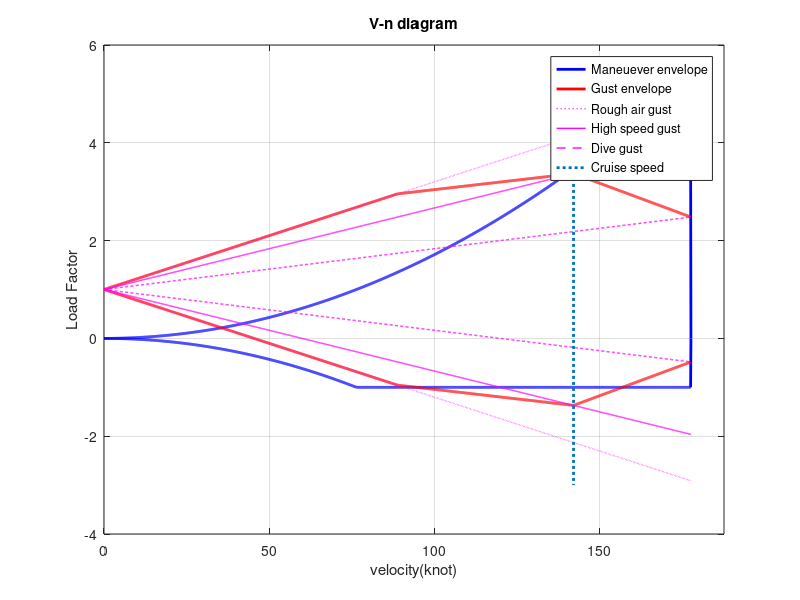

MATLAB code for this plot:



clear all
clc
close all
% 0.592 knot = 1 ft/s, 1 knot = 1.688 ft/s
% load factor = Total lift/ weight

d=0.001756; %density, slug/ft^3 , alt = 10000ft
cl=1.4;   %max lift coefficient
c = 4.43;  %mean aerodynamic chord, ft
b = 36; % wingspan
S= 176; % wing area, ft^2
AR = b^2/S; %aspect ratio 
W= 3600; %MTOW , lb
WL=W/S;  % wingload
g= 32.26; % gravity acceleration ft/s^2  
cla=4.42; % fig 3.4.14 find with AR and times 180/3.14
mu=(2*WL)/(d*g*c*cla); % mass ratio
k=(0.88*mu)/(5.3+mu); % gust alleviation factor in subsonic

u1=66; % rough air gust, ft/s, U_de
u2=50; % high speed gust, ft/s, U_de
u3=25; % dive speed gust, ft/s, U_de
vc = 142; %cruise speed, knots
vd = vc*1.25; % dive speed, typically vc*1.25
vb = vd/2; % maneuever speed at rough air gust
nlimit=2.1+24000/(W+10000); %maximum positive load factor, more than 2.1+24000/(W+10000)
nnlimit=-1; %maximum negative load factor

v=0 : 0.1 : vd; % velocity
n=(d*cl*((1.69*v).^2))/(2*WL); % load fator
nn=-n;

ng1 = 1+((k*u1*v*cla)/(498*WL)); %rough air gust load factor
ng2 = 1+((k*u2*v*cla)/(498*WL)); %high speed gust load factor
ng3 = 1+((k*u3*v*cla)/(498*WL)); %dive gust load factor
ng11 = 1-((k*u1*v*cla)/(498*WL)); %rough air gust load factor
ng22 = 1-((k*u2*v*cla)/(498*WL)); %high gust load factor
ng33 = 1-((k*u3*v*cla)/(498*WL)); %dive gust load factor



n( n > nlimit ) = nlimit; % restrict positive load factor
nn( nn < nnlimit )= nnlimit; % restrict negative load factor
n( v >= vd) = 0; % positive load factor = 0 at dive speed
nn( v >= vd) = 0; % negative load factor = 0 at dive speed

ngp1 = 1+((k*u1*vb*cla)/(498*WL)); % rough air gust point
ngp2 = 1+((k*u2*vc*cla)/(498*WL)); % high speed air gust point
ngp3 = 1+((k*u3*vd*cla)/(498*WL)); % dive speed air gust point
ngp11 = 1-((k*u1*vb*cla)/(498*WL)); % - rough air gust point 
ngp22 = 1-((k*u2*vc*cla)/(498*WL)); % - high speed air gust point
ngp33 = 1-((k*u3*vd*cla)/(498*WL)); % - dive speed air gust point

for i = 1:1001
gx(i) = 0+(i-1)*vb/1000;
gy(i) = (ngp1-1)/vb*gx(i)+1;
end
for i = 1002:2002
gx(i) = gx(1001)+(i-1002)*(vc-vb)/1000;
gy(i) = (ngp2-ngp1)/(vc-vb)*gx(i)-(ngp2-ngp1)/(vc-vb)*gx(1001)+gy(1001);
end
for i = 2003:3003
gx(i) = gx(2002)+(i-2003)*(vd-vc)/1000;
gy(i) = (ngp3-ngp2)/(vd-vc)*gx(i)-(ngp3-ngp2)/(vd-vc)*gx(2002)+gy(2002);
end

for i = 1:1001
gx2(i) = 0+(i-1)*vb/1000;
gy2(i) = (ngp11-1)/vb*gx2(i)+1;
end
for i = 1002:2002
gx2(i) = gx2(1001)+(i-1002)*(vc-vb)/1000;
gy2(i) = (ngp22-ngp11)/(vc-vb)*gx2(i)-(ngp22-ngp11)/(vc-vb)*gx2(1001)+gy2(1001);
end
for i = 2003:3003
gx2(i) = gx2(2002)+(i-2003)*(vd-vc)/1000;
gy2(i) = (ngp33-ngp22)/(vd-vc)*gx2(i)-(ngp33-ngp22)/(vd-vc)*gx2(2002)+gy2(2002);
end



figure(1)

% Maneuever envelope
a1 = plot(v,n, 'b','LineWidth',2);
hold on
plot(v,nn,'b', 'LineWidth',2);




% Gust envelope
 a2 = plot(gx,gy,'r', 'LineWidth',2);
 plot(gx2,gy2, 'r','LineWidth',2);
 
%Gust line 
a3 = plot(v,ng1,'m:', 'LineWidth',1);
a4 = plot(v,ng2,'m-', 'LineWidth',1);
a5 = plot(v,ng3,'m--', 'LineWidth',1);

plot(v,ng11,'m:', 'LineWidth',1)
plot(v,ng22,'m-', 'LineWidth',1)
plot(v,ng33,'m--', 'LineWidth',1)

% velocity check line
xv = vc;  
ystart = 5;
 yend = -3;
 a6 = plot([xv xv], [ystart yend],':','LineWidth',2);

legend([a1, a2, a3, a4, a5, a6],{'Maneuever envelope', 'Gust envelope','Rough air gust',... 
        'High speed gust', 'Dive gust','Cruise speed'})
grid on
title('V-n diagram');
xlabel('velocity(knot)');ylabel('Load Factor');
xlim([0 vd+10])
